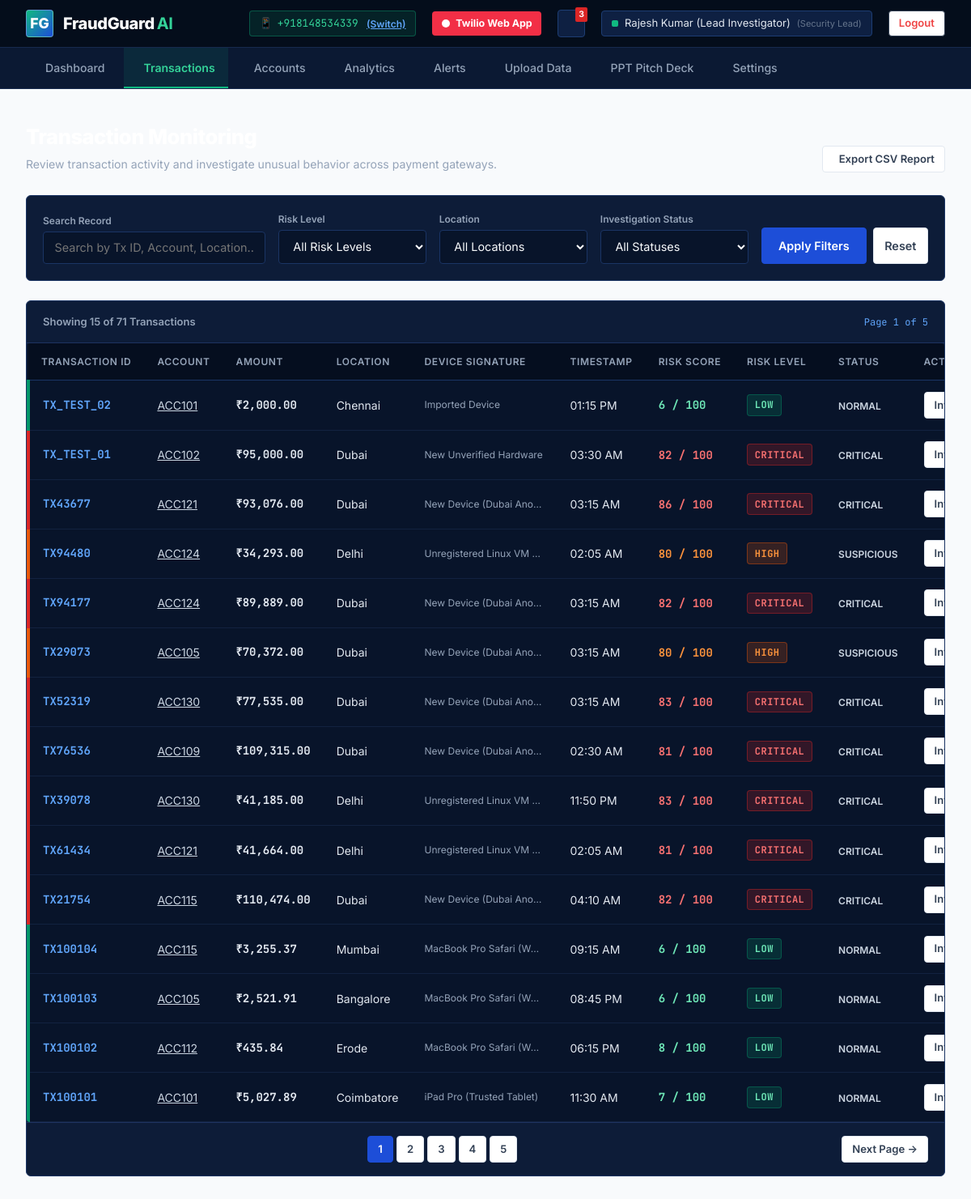
The app's page /transactions (signed in), older data.
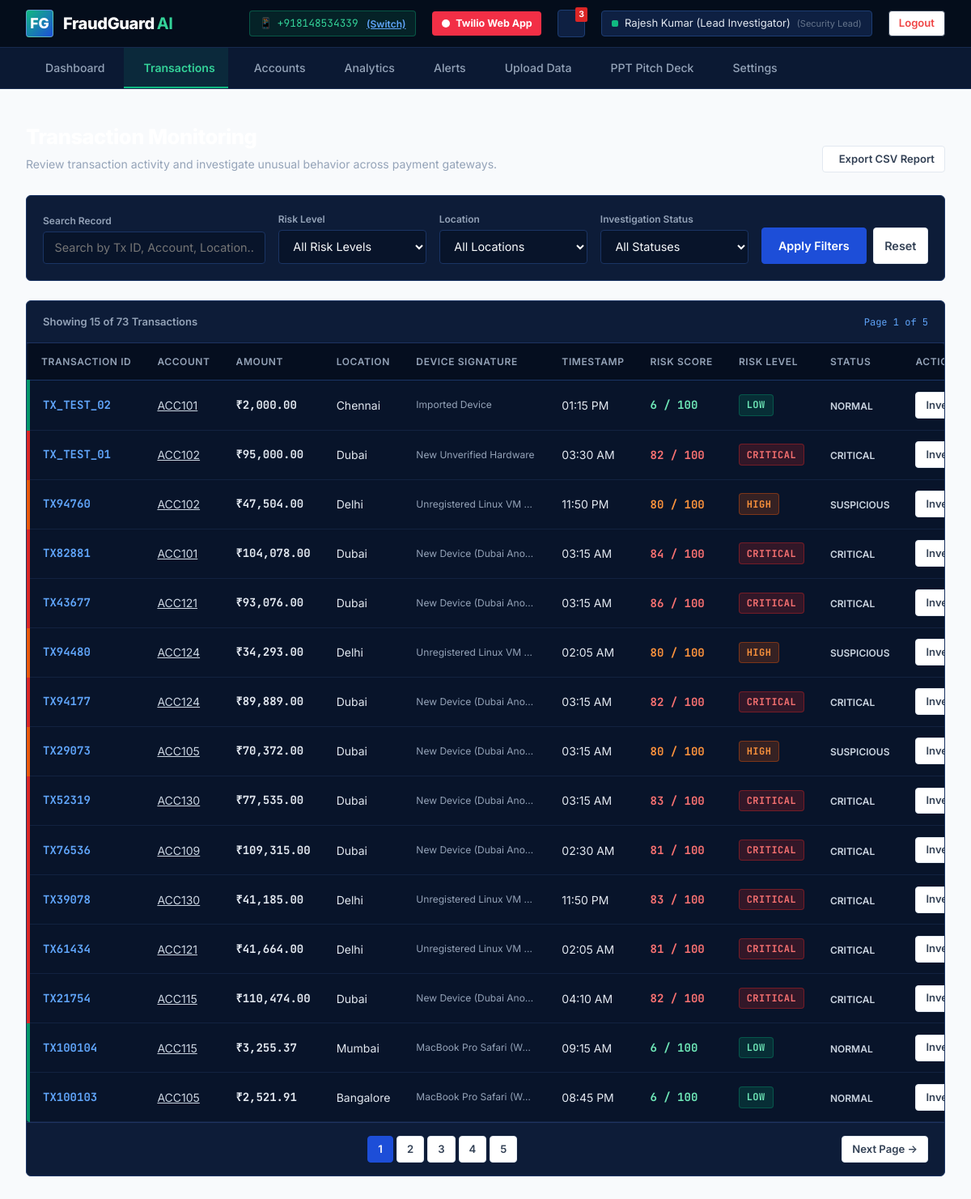
The same page, newer data.
### tables this page shows
CREATE TABLE transactions (
            id INTEGER PRIMARY KEY AUTOINCREMENT,
            transaction_id TEXT UNIQUE NOT NULL,
            account_id TEXT NOT NULL,
            recipient_account_id TEXT,
            amount REAL NOT NULL,
            avg_amount REAL NOT NULL,
            location TEXT NOT NULL,
            time_str TEXT NOT NULL,
            device TEXT NOT NULL,
            new_device INTEGER DEFAULT 0,
            transactions_10min INTEGER DEFAULT 1,
            rule_score INTEGER DEFAULT 0,
            ml_score INTEGER DEFAULT 0,
            risk_score INTEGER DEFAULT 0,
            risk_level TEXT DEFAULT 'LOW',
            status TEXT DEFAULT 'NORMAL',
            flagged_reasons TEXT DEFAULT '[]',
            created_at TIMESTAMP DEFAULT CURRENT_TIMESTAMP
        );

### app.py (the view)
@app.route('/transactions')
@login_required
def transactions_view():
    risk_filter = request.args.get('risk', 'ALL')
    location_filter = request.args.get('location', 'ALL')
    status_filter = request.args.get('status', 'ALL')
    search_query = request.args.get('search', '')
    page = int(request.args.get('page', 1))
    per_page = 15
    offset = (page - 1) * per_page
    tx_list, total_count = get_all_transactions(
        limit=per_page,
        offset=offset,
        filter_risk=risk_filter,
        filter_location=location_filter,
        filter_status=status_filter,
        search=search_query
    )
    total_pages = max(1, (total_count + per_page - 1) // per_page)
    return render_template(
        'transactions.html',
        transactions=tx_list,
        total_count=total_count,
        page=page,
        total_pages=total_pages,
        risk_filter=risk_filter,
        location_filter=location_filter,
        status_filter=status_filter,
        search_query=search_query
    )

### app.py (called while the page is built)
@app.context_processor
def inject_telephony_context():
    creds = get_telephony_credentials()
    user_phone = session.get('user_phone') or creds.get('default_phone', '+918148534339')
    return {
        'active_user_phone': user_phone,
        'twilio_configured': creds.get('is_configured', False),
        'twilio_sid': creds.get('sid', ''),
        'twilio_from_phone': creds.get('from_phone', ''),
        'twilio_web_voice_url': TWILIO_WEB_APP_URLS['voice_console'],
        'twilio_web_sms_url': TWILIO_WEB_APP_URLS['sms_console'],
        'twilio_call_logs_url': TWILIO_WEB_APP_URLS['call_logs'],
        'twilio_sms_logs_url': TWILIO_WEB_APP_URLS['sms_logs'],
        'twilio_verified_numbers_url': TWILIO_WEB_APP_URLS['verified_caller_ids'],
        'twilio_manage_numbers_url': TWILIO_WEB_APP_URLS['incoming_numbers']
    }

### database.py (called while the page is built)
def get_db_connection():
    os.makedirs(os.path.dirname(DB_PATH), exist_ok=True)
    conn = sqlite3.connect(DB_PATH, timeout=30.0)
    conn.row_factory = sqlite3.Row
    return conn

### templates/transactions.html (shortened to what the changed rows need)
{% extends "base.html" %}
{% block content %}
<div class="app-main-content">
    <div style="margin-bottom: 1.75rem; display: flex; justify-content: space-between; align-items: flex-end;">
        <div>
            <h1 style="font-size: 1.6rem; font-weight: 800; color: #FFFFFF; letter-spacing: -0.02em;">
            </h1>
        </div>
    </div>
    <div class="panel-card" style="padding: 0;">
        <div style="padding: 1rem 1.25rem; border-bottom: 1px solid #1E3360; display: flex; justify-content: space-between; align-items: center;">
            <span style="font-size: 13px; color: #94A3B8; font-weight: 600;">
                Showing {{ transactions|length }} of {{ total_count }} Transactions
            </span>
            <span class="mono" style="font-size: 12px; color: #60A5FA;">
                Page {{ page }} of {{ total_pages }}
            </span>
        </div>
        <div class="table-responsive-container" style="border: none;">
            <table class="fraud-table">
                <thead>
                    <tr>
                        <th>Transaction ID</th>
                        <th>Account</th>
                        <th>Amount</th>
                        <th>Location</th>
                        <th>Device Signature</th>
                        <th>Timestamp</th>
                        <th>Risk Score</th>
                        <th>Risk Level</th>
                        <th>Status</th>
                        <th>Action</th>
                    </tr>
                </thead>
                <tbody>
                    {% for tx in transactions %}
                    <tr class="risk-{{ tx.risk_level.lower() }}">
                        <td style="font-weight: 700; font-family: 'JetBrains Mono', monospace; color: #60A5FA;">
                            {{ tx.transaction_id }}
                        </td>
                        <td>
                            <a href="{{ url_for('account_details_view', account_id=tx.account_id) }}" style="color: #CBD5E1; text-decoration: underline;">
                                {{ tx.account_id }}
                            </a>
                        </td>
                        <td style="font-weight: 700; font-family: 'JetBrains Mono', monospace;">
                            ₹{{ "{:,.2f}".format(tx.amount) }}
                        </td>
                        <td>{{ tx.location }}</td>
                        <td style="font-size: 12px; color: #94A3B8; max-width: 180px; overflow: hidden; text-overflow: ellipsis;">
                            {{ tx.device }}
                        </td>
                        <td>{{ tx.time_str }}</td>
                        <td>
                            <span class="mono" style="font-weight: 700; color: {% if tx.risk_score >= 81 %}#F87171{% elif tx.risk_score >= 61 %}#FB923C{% elif tx.risk_score >= 31 %}#FCD34D{% else %}#6EE7B7{% endif %};">
                                {{ tx.risk_score }} / 100
                            </span>
                        </td>
                        <td>
                            <span class="risk-tag {{ tx.risk_level.lower() }}">{{ tx.risk_level }}</span>
                        </td>
                        <td>
                            <span style="font-size: 12px; font-weight: 600; color: #CBD5E1;">{{ tx.status }}</span>
                        </td>
                        <td>
                            <a href="{{ url_for('transaction_details_view', tx_id=tx.transaction_id) }}" class="btn btn-secondary btn-sm">
                                Investigate &rarr;
                            </a>
                        </td>
                    </tr>
                    {% else %}
                    <tr>
                        <td colspan="10" style="text-align: center; padding: 2rem; color: #94A3B8;">
                            No transactions found matching the applied filter criteria.
                        </td>
                    </tr>
                    {% endfor %}
                </tbody>
            </table>
        </div>
        {% if total_pages > 1 %}
        <div style="padding: 1rem 1.25rem; border-top: 1px solid #1E3360; display: flex; justify-content: space-between; align-items: center;">
            <div style="display: flex; gap: 4px;">
                {% for p in range(1, total_pages + 1) %}
                <a href="{{ url_for('transactions_view', page=p, risk=risk_filter, location=location_filter, status=status_filter, search=search_query) }}" class="btn btn-sm {% if p == page %}btn-primary{% else %}btn-secondary{% endif %}" style="min-width: 32px;">
                    {{ p }}
                </a>
                {% endfor %}
            </div>
        </div>
        {% endif %}
    </div>
</div>
{% endblock %}

Row changes from the older to the newer data that the page shows:
no longer on this page (row unchanged): transactions: transaction_id "TX100102", account_id "ACC112", amount "435.84", location "Erode", device "MacBook Pro Safari (W…", time_str "06:15 PM", risk_score "8", risk_level "LOW", status "NORMAL"
no longer on this page (row unchanged): transactions: transaction_id "TX100101", account_id "ACC101", amount "5,027.89", location "Coimbatore", device "iPad Pro (Trusted Tablet)", time_str "11:30 AM", risk_score "7", risk_level "LOW", status "NORMAL"
added transactions: transaction_id "TX94760", account_id "ACC102", amount "47,504.00", location "Delhi", device "Unregistered Linux VM…", time_str "11:50 PM", risk_score "80", risk_level "HIGH", status "SUSPICIOUS"
added transactions: transaction_id "TX82881", account_id "ACC101", amount "104,078.00", location "Dubai", device "New Device (Dubai Ano…", time_str "03:15 AM", risk_score "84", risk_level "CRITICAL", status "CRITICAL"
Text that changed along with them:
{{ total_count }}: "71" → "73"
